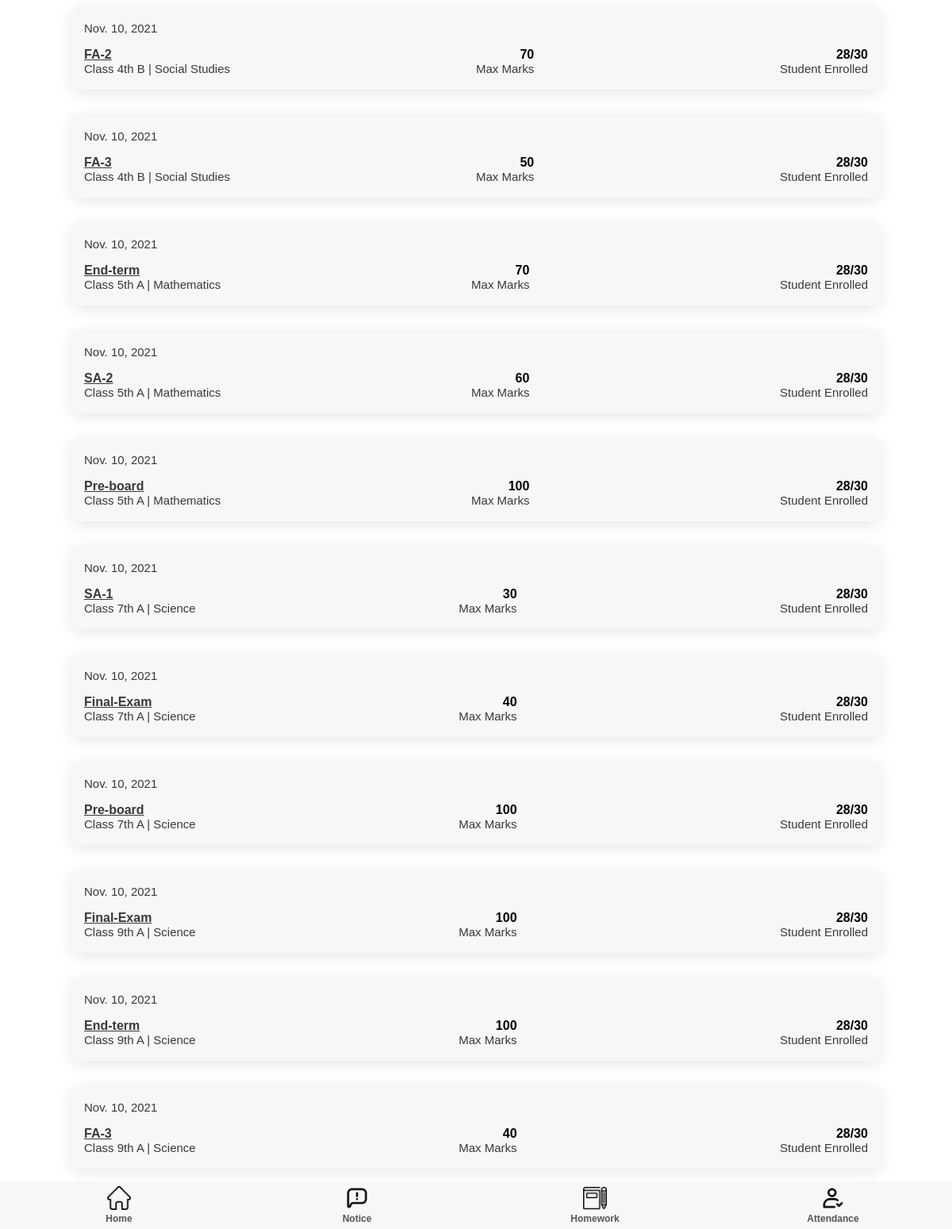
The app's page /exam/teacherExamList/ (signed in, lower part), older data.
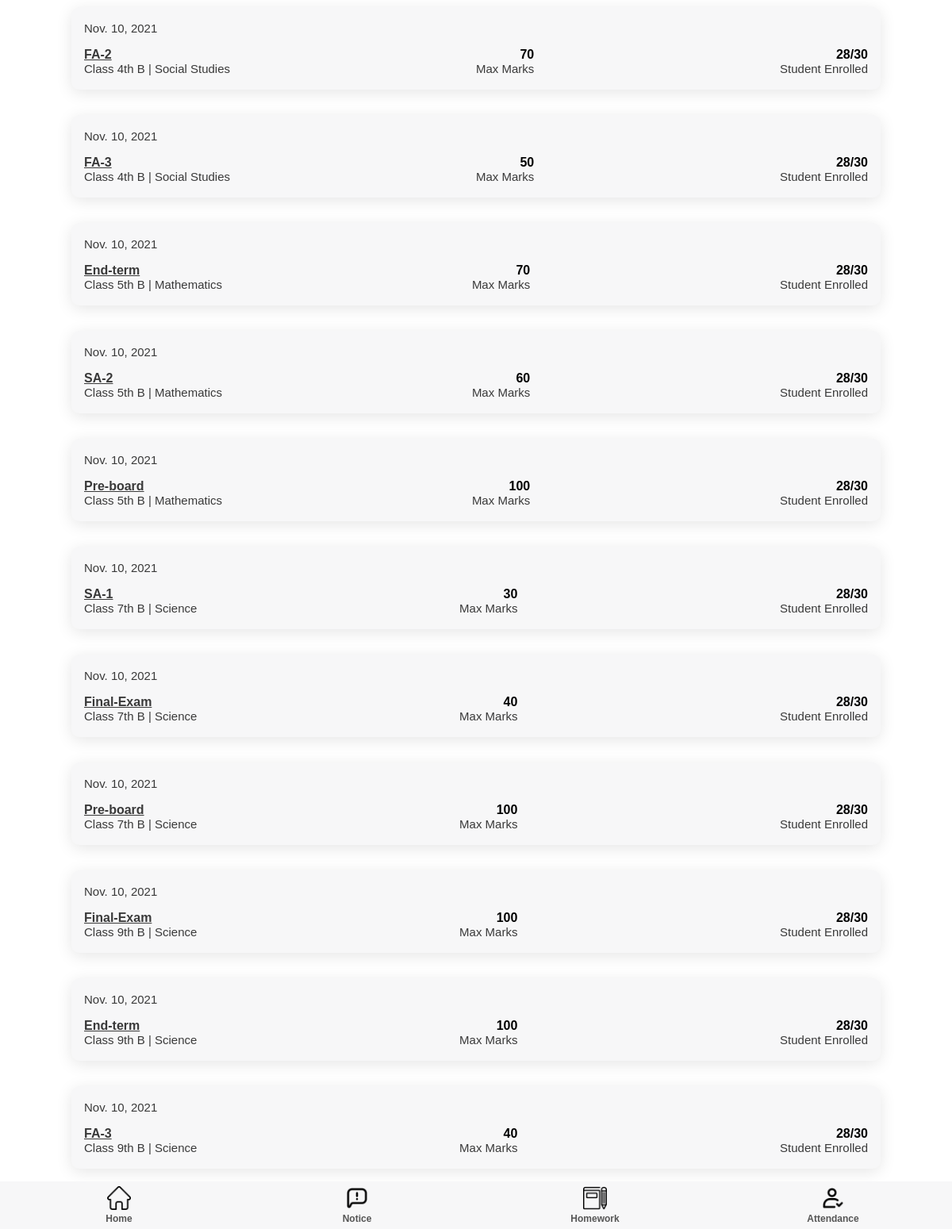
The same page, newer data.
### exam/models.py (models this page shows)
class ExamHeldSubject(models.Model):
    exam = models.ForeignKey(exam, on_delete=models.PROTECT)
    subject = models.ForeignKey(subject, on_delete=models.PROTECT)

class exam(models.Model):
    date = models.DateField(auto_now=True)
    name = models.CharField(max_length=100)
    max_marks = models.IntegerField()
    ms = models.BooleanField()

### teacher/models.py (models this page shows)
class subject(models.Model):
    subject = models.CharField(max_length=50)
    Class = models.ForeignKey(classSection, on_delete=models.PROTECT)
    teacher = models.ForeignKey(teacher, on_delete=models.PROTECT)

class classSection(models.Model):
    Class = models.IntegerField()
    section = models.CharField(max_length=50)
    teacher = models.OneToOneField(teacher, on_delete=models.PROTECT)

### exam/views.py (the view)
# urls.py: path('teacherExamList/', views.teacherExamList, name='teacherExamList'),
def teacherExamList(request):
    usr = request.user
    oteacher = teacher.objects.get(user=usr)
    subjects = subject.objects.filter(teacher=oteacher)
    exam_lst = []
    for sub in subjects:
        oexam = ExamHeldSubject.objects.filter(subject=sub)
        print(oexam)
        for iexam in oexam:
            exam_lst.append(iexam)
    return render(request, 'teacherExamList.html', {'exam_lst': exam_lst})

### templates/teacher/teacherExamList.html (shortened to what this page needs)
{% extends 'attendance.html' %} {% load static %} {% block extra-head %}
<link rel="stylesheet" href="{% static 'css/attendance.css' %}" />
<link rel="stylesheet" href="{% static 'css/teacherExam.css' %}" />
{% endblock extra-head %} {% block content %}
<section id="home-menu">
  <div class="home-menu">
      {% for current_exam in exam_lst %}
      <div id="exam#{{ current_exam.exam.id }}" class="menu-list tech-exam-list">
        <div>
          <p>{{ current_exam.exam.date }}</p>
        </div>
        <div class="exam-data">
          <a href="{% url 'exam:marksEdit' current_exam.id %}">
            <div class="exam-desc">
              <h3 class="text-underline">{{ current_exam.exam.name }}</h3>
              <p>Class {{ current_exam.subject.Class.Class }}th {{ current_exam.subject.Class.section }} | {{ current_exam.subject.subject }}</p>
            </div>
          </a>
          <div class="max-marks">
            <h4>{{ current_exam.exam.max_marks }}</h4>
            <p>Max Marks</p>
          </div>
          <div class="students-enrolled">
            <h4>28/30</h4>
            <p>Student Enrolled</p>
          </div>
        </div>
      </div>
      {% endfor %}
  </div>
</section>
{% endblock content %}

Row changes from the older to the newer data that the page shows:
changed through a linked row, ExamHeldSubject (number 3 of 11 on the later page): subject.Class.section "A" → "B"
changed through a linked row, ExamHeldSubject "SA-2": subject.Class.section "A" → "B"
changed through a linked row, ExamHeldSubject (number 5 of 11 on the later page): subject.Class.section "A" → "B"
changed through a linked row, ExamHeldSubject "SA-1": subject.Class.section "A" → "B"
changed through a linked row, ExamHeldSubject (number 7 of 11 on the later page): subject.Class.section "A" → "B"
changed through a linked row, ExamHeldSubject (number 8 of 11 on the later page): subject.Class.section "A" → "B"
changed through a linked row, ExamHeldSubject (number 9 of 11 on the later page): subject.Class.section "A" → "B"
changed through a linked row, ExamHeldSubject (number 10 of 11 on the later page): subject.Class.section "A" → "B"
changed through a linked row, ExamHeldSubject (number 11 of 11 on the later page): subject.Class.section "A" → "B"
